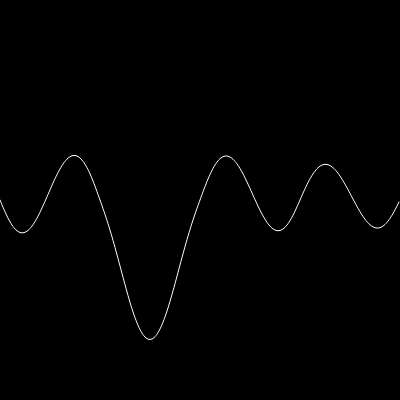
Frame 1 (no input)
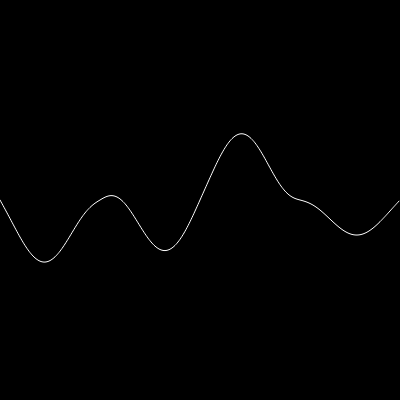
Frame 2 (the mouse pressed at the canvas centre, redrawn once)

The p5.js sketch that drew these frames (run headless with seeded random() and noise() and a simulated clock; the mouse was pressed at the canvas centre and the sketch redrawn once):

// p5.js sketch
// ── sketch.js
let nodes = 5;

function setup() {
  createCanvas(400, 400);
  
}

function draw() {
  background(0);
  const slopeArray = calcSlopes(nodes);
  stroke(255);
  beginShape();
  noFill();
  
  for(let x = 0; x < width; x++)
  {
      vertex(x,height/2 + 300*(samplePerlin(map(x,0,width,0,nodes-1),slopeArray)));
  }
  
  endShape();
  
  noLoop();
}

function calcSlopes(numSlopes)
{
    const slopeArray = [];
    for(let i = 0; i < numSlopes; i++)
    {
      slopeArray[i] = Math.random()*2-1; //Generates number between -1 to 1
    }
    return slopeArray; 
}

function samplePerlin(x,slopeArray)
{
   let lo = Math.floor(x);
   let hi = lo + 1;
   let dist = x - lo;
   let loSlope = slopeArray[lo];
   let hiSlope = slopeArray[hi];
   let loPos = loSlope * dist;
   let hiPos = -hiSlope * (1-dist); 
   let u = dist * dist * dist * (6 * dist * dist - 15 * dist + 10);  // cubic curve
   return (loPos*(1-u)) + (hiPos*u);  // interpolate
   
   
  
  
}
